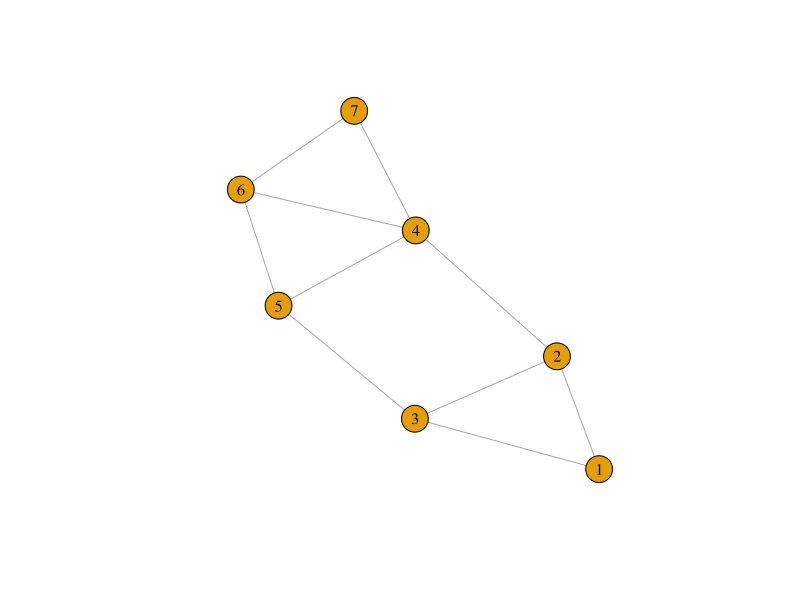
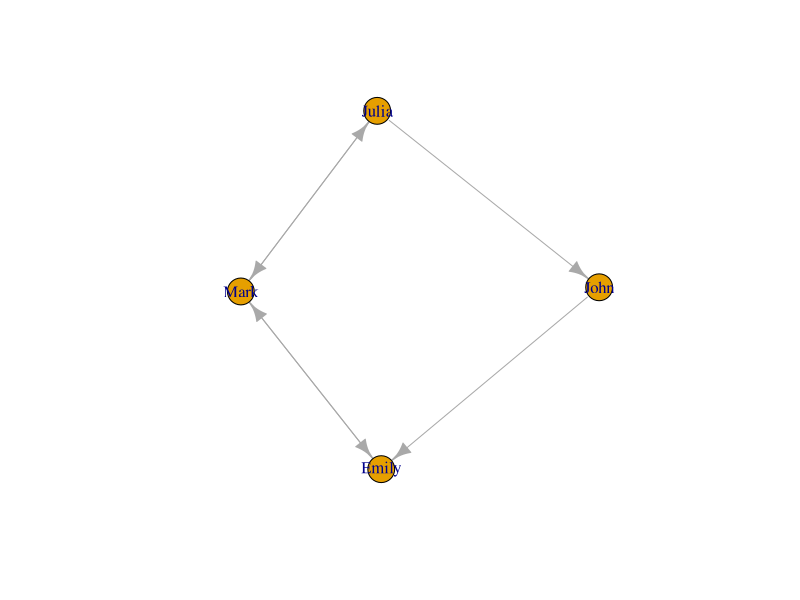

Generate these figures, in order, with R:
# igraph practice

install.packages("igraph")
library(igraph)

## toy graphs

### undirected
g <- graph_from_literal(1-2, 1-3, 2-3, 2-4, 3-5, 4-5, 4-6, 4-7, 5-6, 6-7)
plot(g)
print_all(g)

### directed
dg <- graph_from_literal(John-+Emily, Emily++Mark, Julia-+John, Mark++Julia)
plot(dg)
print_all(dg)
